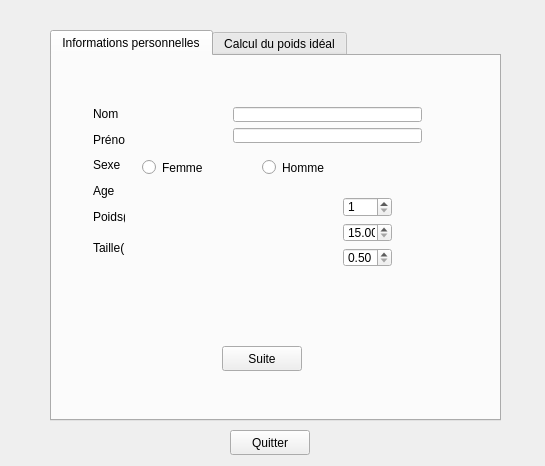
<?xml version="1.0" encoding="UTF-8"?>
<ui version="4.0">
 <class>IMC</class>
 <widget class="QWidget" name="IMC">
  <property name="geometry">
   <rect>
    <x>0</x>
    <y>0</y>
    <width>545</width>
    <height>466</height>
   </rect>
  </property>
  <property name="minimumSize">
   <size>
    <width>545</width>
    <height>466</height>
   </size>
  </property>
  <property name="maximumSize">
   <size>
    <width>545</width>
    <height>466</height>
   </size>
  </property>
  <property name="windowTitle">
   <string>IMC</string>
  </property>
  <widget class="QTabWidget" name="tabWidget">
   <property name="geometry">
    <rect>
     <x>50</x>
     <y>30</y>
     <width>451</width>
     <height>391</height>
    </rect>
   </property>
   <property name="currentIndex">
    <number>0</number>
   </property>
   <widget class="QWidget" name="tab">
    <attribute name="title">
     <string>Informations personnelles</string>
    </attribute>
    <widget class="QRadioButton" name="radioButtonFemme">
     <property name="geometry">
      <rect>
       <x>90</x>
       <y>100</y>
       <width>96</width>
       <height>23</height>
      </rect>
     </property>
     <property name="text">
      <string>Femme</string>
     </property>
    </widget>
    <widget class="QRadioButton" name="radioButtonHomme">
     <property name="geometry">
      <rect>
       <x>210</x>
       <y>100</y>
       <width>96</width>
       <height>23</height>
      </rect>
     </property>
     <property name="text">
      <string>Homme</string>
     </property>
    </widget>
    <widget class="QPushButton" name="pushButtonSuite">
     <property name="geometry">
      <rect>
       <x>170</x>
       <y>290</y>
       <width>80</width>
       <height>25</height>
      </rect>
     </property>
     <property name="text">
      <string>Suite</string>
     </property>
    </widget>
    <widget class="QWidget" name="layoutWidget">
     <property name="geometry">
      <rect>
       <x>30</x>
       <y>40</y>
       <width>54</width>
       <height>176</height>
      </rect>
     </property>
     <layout class="QVBoxLayout" name="verticalLayout">
      <item>
       <widget class="QLabel" name="labelNom">
        <property name="text">
         <string>Nom</string>
        </property>
       </widget>
      </item>
      <item>
       <spacer name="verticalSpacer">
        <property name="orientation">
         <enum>Qt::Vertical</enum>
        </property>
        <property name="sizeHint" stdset="0">
         <size>
          <width>20</width>
          <height>40</height>
         </size>
        </property>
       </spacer>
      </item>
      <item>
       <widget class="QLabel" name="labelPrenom">
        <property name="text">
         <string>Prénom</string>
        </property>
       </widget>
      </item>
      <item>
       <spacer name="verticalSpacer_2">
        <property name="orientation">
         <enum>Qt::Vertical</enum>
        </property>
        <property name="sizeHint" stdset="0">
         <size>
          <width>20</width>
          <height>40</height>
         </size>
        </property>
       </spacer>
      </item>
      <item>
       <widget class="QLabel" name="labelSexe">
        <property name="text">
         <string>Sexe</string>
        </property>
       </widget>
      </item>
      <item>
       <spacer name="verticalSpacer_3">
        <property name="orientation">
         <enum>Qt::Vertical</enum>
        </property>
        <property name="sizeHint" stdset="0">
         <size>
          <width>20</width>
          <height>40</height>
         </size>
        </property>
       </spacer>
      </item>
      <item>
       <widget class="QLabel" name="labelAge">
        <property name="text">
         <string>Age</string>
        </property>
       </widget>
      </item>
      <item>
       <spacer name="verticalSpacer_4">
        <property name="orientation">
         <enum>Qt::Vertical</enum>
        </property>
        <property name="sizeHint" stdset="0">
         <size>
          <width>20</width>
          <height>40</height>
         </size>
        </property>
       </spacer>
      </item>
      <item>
       <widget class="QLabel" name="labelPoids">
        <property name="text">
         <string>Poids(kg)</string>
        </property>
       </widget>
      </item>
      <item>
       <spacer name="verticalSpacer_7">
        <property name="orientation">
         <enum>Qt::Vertical</enum>
        </property>
        <property name="sizeHint" stdset="0">
         <size>
          <width>20</width>
          <height>40</height>
         </size>
        </property>
       </spacer>
      </item>
      <item>
       <spacer name="verticalSpacer_5">
        <property name="orientation">
         <enum>Qt::Vertical</enum>
        </property>
        <property name="sizeHint" stdset="0">
         <size>
          <width>20</width>
          <height>40</height>
         </size>
        </property>
       </spacer>
      </item>
      <item>
       <widget class="QLabel" name="labelTaille">
        <property name="text">
         <string>Taille(m)</string>
        </property>
       </widget>
      </item>
      <item>
       <spacer name="verticalSpacer_6">
        <property name="orientation">
         <enum>Qt::Vertical</enum>
        </property>
        <property name="sizeHint" stdset="0">
         <size>
          <width>20</width>
          <height>40</height>
         </size>
        </property>
       </spacer>
      </item>
     </layout>
    </widget>
    <widget class="QWidget" name="layoutWidget">
     <property name="geometry">
      <rect>
       <x>280</x>
       <y>130</y>
       <width>71</width>
       <height>92</height>
      </rect>
     </property>
     <layout class="QVBoxLayout" name="verticalLayout_2">
      <item>
       <widget class="QSpinBox" name="spinBoxAge">
        <property name="minimum">
         <number>1</number>
        </property>
        <property name="maximum">
         <number>200</number>
        </property>
       </widget>
      </item>
      <item>
       <widget class="QDoubleSpinBox" name="doubleSpinBoxPoids">
        <property name="minimum">
         <double>15.000000000000000</double>
        </property>
        <property name="maximum">
         <double>300.000000000000000</double>
        </property>
        <property name="singleStep">
         <double>0.100000000000000</double>
        </property>
       </widget>
      </item>
      <item>
       <widget class="QDoubleSpinBox" name="doubleSpinBoxTaille">
        <property name="minimum">
         <double>0.500000000000000</double>
        </property>
        <property name="maximum">
         <double>30.000000000000000</double>
        </property>
        <property name="singleStep">
         <double>0.010000000000000</double>
        </property>
       </widget>
      </item>
     </layout>
    </widget>
    <widget class="QWidget" name="layoutWidget">
     <property name="geometry">
      <rect>
       <x>170</x>
       <y>40</y>
       <width>211</width>
       <height>58</height>
      </rect>
     </property>
     <layout class="QVBoxLayout" name="verticalLayout_5">
      <item>
       <widget class="QLineEdit" name="lineEditNom"/>
      </item>
      <item>
       <widget class="QLineEdit" name="lineEditPrenom"/>
      </item>
     </layout>
    </widget>
   </widget>
   <widget class="QWidget" name="tab_2">
    <attribute name="title">
     <string>Calcul du poids idéal</string>
    </attribute>
    <widget class="QWidget" name="layoutWidget">
     <property name="geometry">
      <rect>
       <x>60</x>
       <y>10</y>
       <width>298</width>
       <height>289</height>
      </rect>
     </property>
     <layout class="QVBoxLayout" name="verticalLayout_4">
      <item>
       <widget class="QTextEdit" name="textEditAfficheur"/>
      </item>
      <item>
       <spacer name="verticalSpacer_8">
        <property name="orientation">
         <enum>Qt::Vertical</enum>
        </property>
        <property name="sizeHint" stdset="0">
         <size>
          <width>20</width>
          <height>40</height>
         </size>
        </property>
       </spacer>
      </item>
      <item>
       <layout class="QVBoxLayout" name="verticalLayout_3">
        <item>
         <widget class="QPushButton" name="pushButtonFormuleDevine">
          <property name="text">
           <string>Poids idéal formule de Devine</string>
          </property>
         </widget>
        </item>
        <item>
         <widget class="QPushButton" name="pushButtonFormuleLorentz">
          <property name="text">
           <string>Poids idéal formule de Lorentz</string>
          </property>
         </widget>
        </item>
        <item>
         <widget class="QPushButton" name="pushButtonFormuleLorentzAge">
          <property name="text">
           <string>Poids idéal formule de Lorentz en fonction de l'âge</string>
          </property>
         </widget>
        </item>
       </layout>
      </item>
     </layout>
    </widget>
   </widget>
  </widget>
  <widget class="QPushButton" name="pushButtonQuitter">
   <property name="geometry">
    <rect>
     <x>230</x>
     <y>430</y>
     <width>80</width>
     <height>25</height>
    </rect>
   </property>
   <property name="text">
    <string>Quitter</string>
   </property>
  </widget>
  <widget class="QWidget" name="layoutWidget">
   <property name="geometry">
    <rect>
     <x>0</x>
     <y>0</y>
     <width>2</width>
     <height>2</height>
    </rect>
   </property>
   <layout class="QHBoxLayout" name="horizontalLayout"/>
  </widget>
  <widget class="QWidget" name="layoutWidget">
   <property name="geometry">
    <rect>
     <x>0</x>
     <y>0</y>
     <width>2</width>
     <height>2</height>
    </rect>
   </property>
   <layout class="QVBoxLayout" name="verticalLayout_6"/>
  </widget>
 </widget>
 <layoutdefault spacing="6" margin="11"/>
 <resources/>
 <connections>
  <connection>
   <sender>pushButtonQuitter</sender>
   <signal>clicked()</signal>
   <receiver>IMC</receiver>
   <slot>close()</slot>
   <hints>
    <hint type="sourcelabel">
     <x>289</x>
     <y>452</y>
    </hint>
    <hint type="destinationlabel">
     <x>191</x>
     <y>447</y>
    </hint>
   </hints>
  </connection>
 </connections>
</ui>
